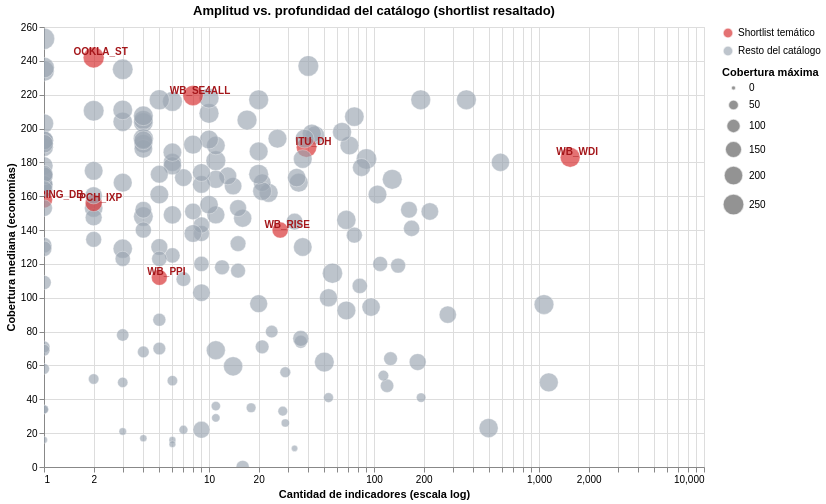

The notebook cell saved with this chart:
### Markdown cell above
## 6. Scatter amplitud vs. profundidad

**Pregunta:** ¿las bases con más indicadores también cubren más economías?  
**Codificación:** `x = indicadores` (escala log), `y = cobertura mediana`, `tamaño = cobertura máxima`, color = pertenencia al shortlist temático.  
**Fuente:** `data/derived/database_summary.csv`.

El shortlist son las 8 bases del recorte datacenter / conectividad / energía / infraestructura (`PEERING_DB`, `PCH_IXP`, `OOKLA_ST`, `ITU_DH`, `WB_WDI`, `WB_SE4ALL`, `WB_RISE`, `WB_PPI`).

### Code cell
databases["grupo"] = databases["database_id"].map(
    lambda db: "Shortlist temático" if db in SHORTLIST else "Resto del catálogo"
)
databases["shortlist_role"] = databases["database_id"].map(SHORTLIST).fillna("")

print(databases[databases["database_id"].isin(SHORTLIST)][
    ["database_id", "shortlist_role", "indicators", "coverage_median", "coverage_max"]
].sort_values("indicators", ascending=False).to_string(index=False))

base = (
    alt.Chart(databases)
    .mark_circle(opacity=0.65, stroke="white", strokeWidth=0.5)
    .encode(
        x=alt.X(
            "indicators:Q",
            title="Cantidad de indicadores (escala log)",
            scale=alt.Scale(type="log"),
        ),
        y=alt.Y("coverage_median:Q", title="Cobertura mediana (economías)"),
        size=alt.Size(
            "coverage_max:Q",
            title="Cobertura máxima",
            scale=alt.Scale(range=[20, 450]),
        ),
        color=alt.Color(
            "grupo:N",
            title=None,
            scale=alt.Scale(
                domain=["Shortlist temático", "Resto del catálogo"],
                range=["#d62728", "#9aa5b1"],
            ),
        ),
        tooltip=[
            alt.Tooltip("database_id:N", title="Base"),
            alt.Tooltip("shortlist_role:N", title="Rol en el shortlist"),
            alt.Tooltip("indicators:Q", title="Indicadores", format=","),
            alt.Tooltip("coverage_median:Q", title="Cobertura mediana"),
            alt.Tooltip("coverage_max:Q", title="Cobertura máxima"),
        ],
    )
)

labels = (
    alt.Chart(databases[databases["database_id"].isin(SHORTLIST)])
    .mark_text(dx=7, dy=-5, fontSize=10, fontWeight="bold")
    .encode(
        x="indicators:Q",
        y="coverage_median:Q",
        text="database_id:N",
        color=alt.value("#a4161a"),
    )
)

(base + labels).properties(
    width=660, height=440, title="Amplitud vs. profundidad del catálogo (shortlist resaltado)"
).interactive()

### Figure 1 — Vega-Lite specification as saved in the notebook (floating-point values rounded to 4 significant figures; data arrays with more than 128 entries replaced by an {"elided": "..."} marker saying what was removed)
{"config": {"view": {"continuousWidth": 300, "continuousHeight": 300}}, "layer": [{"data": {"name": "data-d0657655541c09a5e0b4defbe95546c6"}, "mark": {"type": "circle", "opacity": 0.65, "stroke": "white", "strokeWidth": 0.5}, "encoding": {"color": {"field": "grupo", "scale": {"domain": ["Shortlist temático", "Resto del catálogo"], "range": ["#d62728", "#9aa5b1"]}, "title": null, "type": "nominal"}, "size": {"field": "coverage_max", "scale": {"range": [20, 450]}, "title": "Cobertura máxima", "type": "quantitative"}, "tooltip": [{"field": "database_id", "title": "Base", "type": "nominal"}, {"field": "shortlist_role", "title": "Rol en el shortlist", "type": "nominal"}, {"field": "indicators", "format": ",", "title": "Indicadores", "type": "quantitative"}, {"field": "coverage_median", "title": "Cobertura mediana", "type": "quantitative"}, {"field": "coverage_max", "title": "Cobertura máxima", "type": "quantitative"}], "x": {"field": "indicators", "scale": {"type": "log"}, "title": "Cantidad de indicadores (escala log)", "type": "quantitative"}, "y": {"field": "coverage_median", "title": "Cobertura mediana (economías)", "type": "quantitative"}}, "name": "view_608c61c24180629a_0"}, {"data": {"name": "data-0de889911a3616749b44c56d6737dbb5"}, "mark": {"type": "text", "dx": 7, "dy": -5, "fontSize": 10, "fontWeight": "bold"}, "encoding": {"color": {"value": "#a4161a"}, "text": {"field": "database_id", "type": "nominal"}, "x": {"field": "indicators", "type": "quantitative"}, "y": {"field": "coverage_median", "type": "quantitative"}}}], "height": 440, "params": [{"name": "param_1e9efca18e7a2868", "select": {"type": "interval", "encodings": ["x", "y"]}, "bind": "scales", "views": ["view_608c61c24180629a_0"]}], "title": "Amplitud vs. profundidad del catálogo (shortlist resaltado)", "width": 660, "$schema": "https://vega.github.io/schema/vega-lite/v6.4.1.json", "datasets": {"data-d0657655541c09a5e0b4defbe95546c6": {"elided": "171 records"}, "data-0de889911a3616749b44c56d6737dbb5": [{"database_id": "WB_WDI", "database_name": "World Development Indicators (WDI)", "indicators": 1545, "periodicities": "Annual:1464|Unknown:48|Five-Year Interval:12|Triennial:9|Every two years:5|Ad hoc [adhoc]:4|Biennial:3", "coverage_min": 0, "coverage_median": 183.0, "coverage_max": 217, "span_start": "1960-12-31", "span_end": "2025-12-31", "top_l1_topics": "Education:165 | Economic Policy:100 | Gender:35", "regions": "AFE|AFW|EAS|ECS|LCN|MEA|NAC|SAS|SSF", "with_last_update": 0, "dominant_l1": "Education", "grupo": "Shortlist temático", "shortlist_role": "Internet / energía"}, {"database_id": "ITU_DH", "database_name": "ITU_DH", "indicators": 39, "periodicities": "Annual:39", "coverage_min": 32, "coverage_median": 189.0, "coverage_max": 230, "span_start": "2000-12-31", "span_end": "2025-12-31", "top_l1_topics": "Trade, Investment and Competitiveness:37 | Connectivity:32 | Digital Industry and Jobs:5", "regions": null, "with_last_update": 0, "dominant_l1": "Trade, Investment and Competitiveness", "grupo": "Shortlist temático", "shortlist_role": "Conectividad"}, {"database_id": "WB_RISE", "database_name": "WB_RISE", "indicators": 27, "periodicities": "Annual:27", "coverage_min": 56, "coverage_median": 140.0, "coverage_max": 140, "span_start": "2010-12-31", "span_end": "2023-12-31", "top_l1_topics": "Energy & Extractives:18 | Global Infrastructure Finance:1 | Urban, Resilience and Land:1", "regions": null, "with_last_update": 0, "dominant_l1": "Energy & Extractives", "grupo": "Shortlist temático", "shortlist_role": "Energía (política)"}, {"database_id": "WB_SE4ALL", "database_name": "WB_SE4ALL", "indicators": 8, "periodicities": "Annual:8", "coverage_min": 152, "coverage_median": 219.5, "coverage_max": 228, "span_start": "1990-12-31", "span_end": "2022-12-31", "top_l1_topics": "Energy & Extractives:8 | Global Infrastructure Finance:1 | Trade, Investment and Competitiveness:1", "regions": null, "with_last_update": 0, "dominant_l1": "Energy & Extractives", "grupo": "Shortlist temático", "shortlist_role": "Energía"}, {"database_id": "WB_PPI", "database_name": "WB_PPI", "indicators": 5, "periodicities": "Annual:5", "coverage_min": 69, "coverage_median": 112.0, "coverage_max": 133, "span_start": "1990-12-31", "span_end": "2024-12-31", "top_l1_topics": "Global Infrastructure Finance:5", "regions": null, "with_last_update": 0, "dominant_l1": "Global Infrastructure Finance", "grupo": "Shortlist temático", "shortlist_role": "Inversión infra"}, {"database_id": "OOKLA_ST", "database_name": "OOKLA_ST", "indicators": 2, "periodicities": "Annual:2", "coverage_min": 240, "coverage_median": 242.0, "coverage_max": 244, "span_start": "2019-12-31", "span_end": "2024-12-31", "top_l1_topics": null, "regions": null, "with_last_update": 0, "dominant_l1": "Sin clasificar", "grupo": "Shortlist temático", "shortlist_role": "Velocidad"}, {"database_id": "PCH_IXP", "database_name": "PCH_IXP", "indicators": 2, "periodicities": "Annual:2", "coverage_min": 156, "coverage_median": 156.0, "coverage_max": 156, "span_start": "2024-12-31", "span_end": "2024-12-31", "top_l1_topics": "Data Infrastructure:2", "regions": null, "with_last_update": 0, "dominant_l1": "Data Infrastructure", "grupo": "Shortlist temático", "shortlist_role": "IXPs"}, {"database_id": "PEERING_DB", "database_name": "PEERING_DB", "indicators": 1, "periodicities": "Annual:1", "coverage_min": 158, "coverage_median": 158.0, "coverage_max": 158, "span_start": "2023-12-31", "span_end": "2023-12-31", "top_l1_topics": "Artificial Intelligence:1 | Data Infrastructure:1", "regions": null, "with_last_update": 0, "dominant_l1": "Artificial Intelligence", "grupo": "Shortlist temático", "shortlist_role": "Datacenters"}]}}
